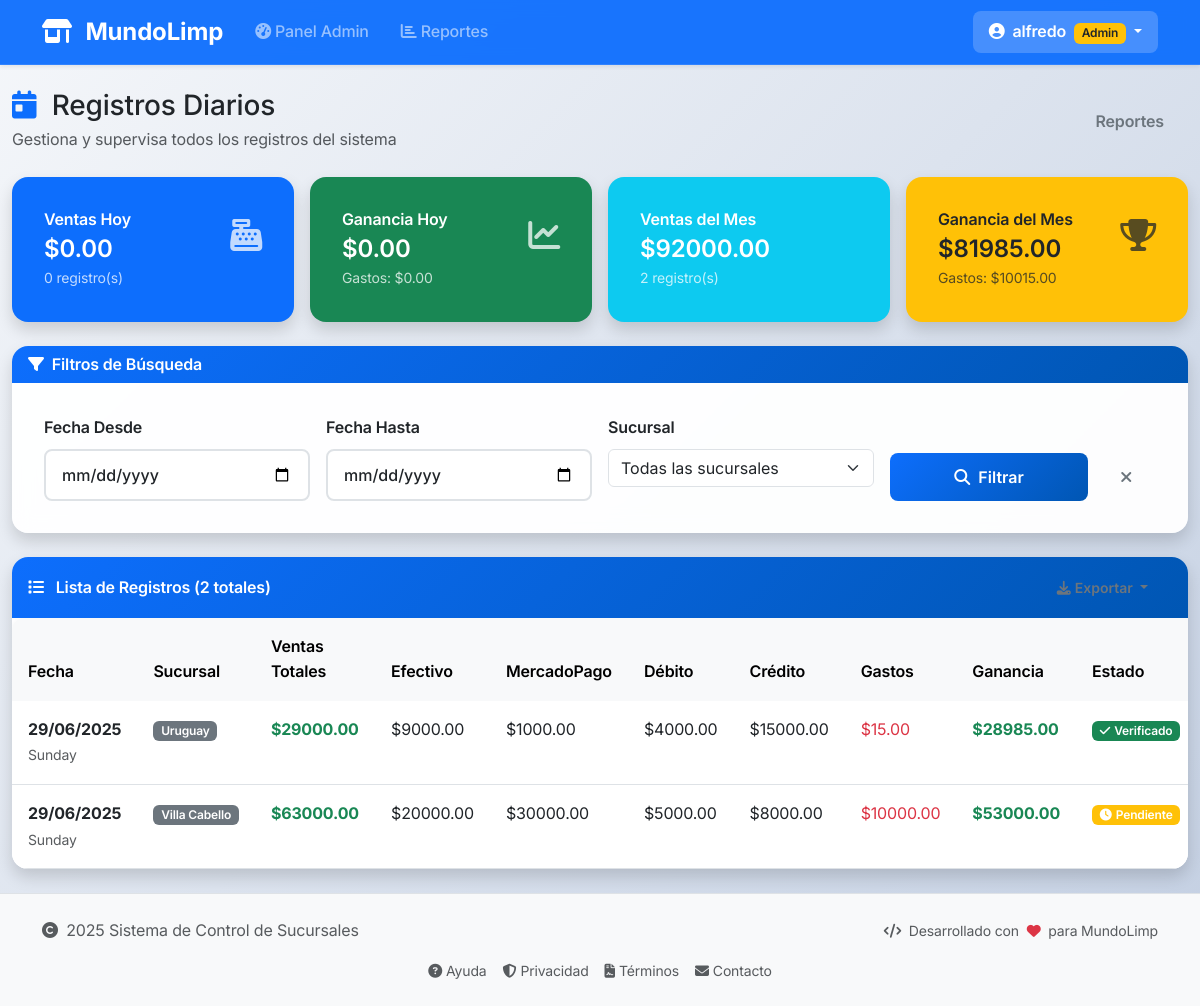
The app's page /daily-records/index (signed in), older data.
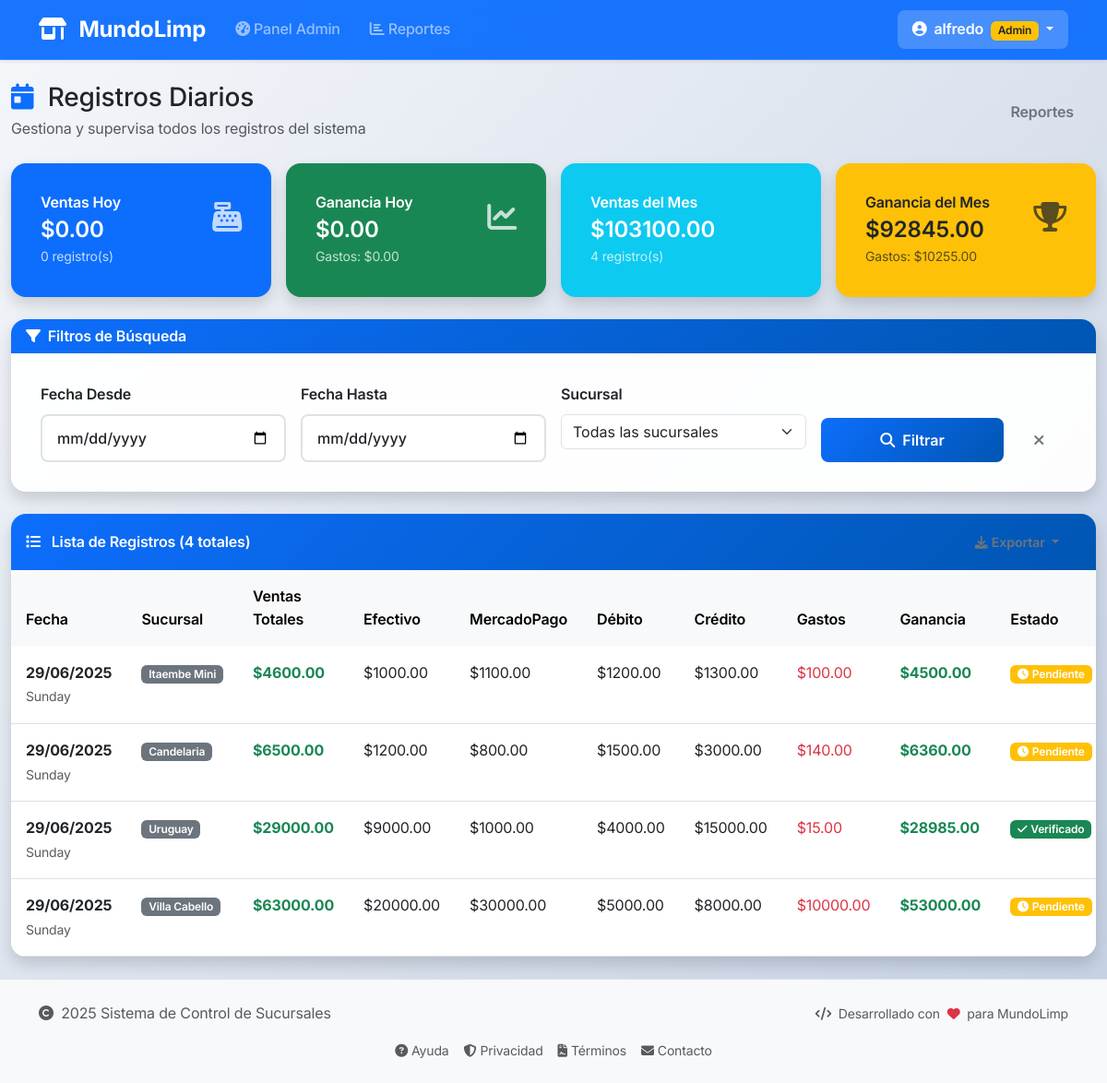
The same page, newer data.
### app/models/daily_record.py (models this page shows, shortened)
class DailyRecord(db.Model):
    __tablename__ = 'daily_records'
    id = db.Column(db.Integer, primary_key=True)
    user_id = db.Column(
        db.Integer,
        db.ForeignKey('users.id', ondelete='CASCADE'),
        nullable=False,
        index=True
    )
    branch_name = db.Column(db.String(100), nullable=False, index=True)
    record_date = db.Column(
        db.Date,
        nullable=False,
        default=datetime.date.today,
        index=True
    )
    total_sales = db.Column(
        db.Numeric(10, 2),
        nullable=False,
        default=0.00
    )
    cash_sales = db.Column(
        db.Numeric(10, 2),
        nullable=False,
        default=0.00
    )
    mercadopago_sales = db.Column(
        db.Numeric(10, 2),
        nullable=False,
        default=0.00
    )
    debit_sales = db.Column(
        db.Numeric(10, 2),
        nullable=False,
        default=0.00
    )
    credit_sales = db.Column(
        db.Numeric(10, 2),
        nullable=False,
        default=0.00
    )
    total_expenses = db.Column(
        db.Numeric(10, 2),
        nullable=False,
        default=0.00
    )
    created_at = db.Column(
        db.DateTime,
        default=datetime.datetime.now,
        nullable=False
    )
    updated_at = db.Column(
        db.DateTime,
        default=datetime.datetime.now,
        onupdate=datetime.datetime.now,
        nullable=False
    )
    notes = db.Column(db.Text, nullable=True)
    is_verified = db.Column(db.Boolean, default=False, nullable=False)
    verified_by = db.Column(
        db.Integer,
        db.ForeignKey('users.id'),
        nullable=True
    )
    verified_at = db.Column(db.DateTime, nullable=True)
    __table_args__ = (
        db.UniqueConstraint(
            'branch_name',
            'record_date',
            name='_branch_date_uc'
        ),
        db.Index('idx_branch_date', 'branch_name', 'record_date'),
        db.Index('idx_user_date', 'user_id', 'record_date'),
        db.CheckConstraint('total_sales >= 0', name='check_total_sales_positive'),
        db.CheckConstraint('cash_sales >= 0', name='check_cash_sales_positive'),
        db.CheckConstraint('mercadopago_sales >= 0', name='check_mercadopago_sales_positive'),
        db.CheckConstraint('debit_sales >= 0', name='check_debit_sales_positive'),
        db.CheckConstraint('credit_sales >= 0', name='check_credit_sales_positive'),
        db.CheckConstraint('total_expenses >= 0', name='check_total_expenses_positive')
    )
    def get_net_amount(self):
        return float(self.total_sales) - float(self.total_expenses)

### app/routes/daily_records.py (the view)
@daily_records_bp.route('/')
@daily_records_bp.route('/index')
@login_required
def index():
    page = request.args.get('page', 1, type=int)
    filter_form = FilterForm()
    if current_user.is_admin_user():
        query = DailyRecord.query
    else:
        query = current_user.daily_records
    if request.args.get('start_date'):
        try:
            start_date = datetime.strptime(request.args.get('start_date'), '%Y-%m-%d').date()
            query = query.filter(DailyRecord.record_date >= start_date)
        except ValueError:
            pass
    if request.args.get('end_date'):
        try:
            end_date = datetime.strptime(request.args.get('end_date'), '%Y-%m-%d').date()
            query = query.filter(DailyRecord.record_date <= end_date)
        except ValueError:
            pass
    if request.args.get('branch_filter') and current_user.is_admin_user():
        branch_name = request.args.get('branch_filter')
        query = query.filter(DailyRecord.branch_name == branch_name)
    query = query.order_by(desc(DailyRecord.record_date))
    records = query.paginate(
        page=page,
        per_page=20,
        error_out=False
    )
    today = date.today()
    stats = get_quick_stats(current_user, today)
    return render_template(
        'daily_records/index.html',
        title='Registros Diarios',
        records=records,
        filter_form=filter_form,
        stats=stats
    )

### app/forms/daily_record_forms.py (shortened to what this page needs)
class FilterForm(FlaskForm):
    start_date = DateField(
        'Fecha Desde',
        validators=[Optional()],
        render_kw={
            'class': 'form-control'
        }
    )
    end_date = DateField(
        'Fecha Hasta',
        validators=[Optional()],
        render_kw={
            'class': 'form-control'
        }
    )
    branch_filter = SelectField(
        'Sucursal',
        choices=[
            ('', 'Todas las sucursales'),
            ('Uruguay', 'Uruguay'),
            ('Villa Cabello', 'Villa Cabello'),
            ('Tacuari', 'Tacuari'),
            ('Candelaria', 'Candelaria'),
            ('Itaembe Mini', 'Itaembe Mini')
        ],
        validators=[Optional()],
        render_kw={
            'class': 'form-select'
        }
    )
    submit = SubmitField(
        'Filtrar',
        render_kw={
            'class': 'btn btn-outline-primary'
        }
    )

### app/models/user.py (called while the page is built)
    def is_admin_user(self):
        return self.role == 'admin' and self.is_admin

    def can_edit_record(self, daily_record):
        if self.is_admin_user():
            return True
        if self.is_branch_user():
            return daily_record.user_id == self.id
        return False

### app/templates/daily_records/index.html (shortened to what the changed rows need)
{% extends "layout/base.html" %}
{% block content %}
<div class="container-fluid my-4">
    <div class="row">
        <div class="col-12">
            <div class="d-flex justify-content-between align-items-center mb-4">
                <div>
                    <h1 class="h3 mb-1">
                        <i class="fas fa-calendar-day text-primary me-2"></i>
                        Registros Diarios
                    </h1>
                </div>
            </div>
        </div>
    </div>
    {% if stats %}
    <div class="row mb-4">
        <div class="col-12">
            <div class="row g-3">
                <div class="col-md-3">
                    <div class="card bg-primary text-white">
                        <div class="card-body">
                            <div class="d-flex justify-content-between">
                                <div>
                                    <h6 class="card-title mb-1">Ventas Hoy</h6>
                                    <h4 class="mb-0">${{ "%.2f"|format(stats.today.total_sales) }}</h4>
                                </div>
                                <div class="align-self-center">
                                    <i class="fas fa-cash-register fa-2x opacity-75"></i>
                                </div>
                            </div>
                            <small class="opacity-75">
                                {{ stats.today.records_count }} registro(s)
                            </small>
                        </div>
                    </div>
                </div>
                <div class="col-md-3">
                    <div class="card bg-success text-white">
                        <div class="card-body">
                            <div class="d-flex justify-content-between">
                                <div>
                                    <h6 class="card-title mb-1">Ganancia Hoy</h6>
                                    <h4 class="mb-0">${{ "%.2f"|format(stats.today.net_amount) }}</h4>
                                </div>
                                <div class="align-self-center">
                                    <i class="fas fa-chart-line fa-2x opacity-75"></i>
                                </div>
                            </div>
                            <small class="opacity-75">
                                Gastos: ${{ "%.2f"|format(stats.today.total_expenses) }}
                            </small>
                        </div>
                    </div>
                </div>
                <div class="col-md-3">
                    <div class="card bg-info text-white">
                        <div class="card-body">
                            <div class="d-flex justify-content-between">
                                <div>
                                    <h6 class="card-title mb-1">Ventas del Mes</h6>
                                    <h4 class="mb-0">${{ "%.2f"|format(stats.month.total_sales) }}</h4>
                                </div>
                            </div>
                            <small class="opacity-75">
                                {{ stats.month.records_count }} registro(s)
                            </small>
                        </div>
                    </div>
                </div>
                <div class="col-md-3">
                    <div class="card bg-warning text-dark">
                        <div class="card-body">
                            <div class="d-flex justify-content-between">
                                <div>
                                    <h6 class="card-title mb-1">Ganancia del Mes</h6>
                                    <h4 class="mb-0">${{ "%.2f"|format(stats.month.net_amount) }}</h4>
                                </div>
                                <div class="align-self-center">
                                    <i class="fas fa-trophy fa-2x opacity-75"></i>
                                </div>
                            </div>
                            <small class="opacity-75">
                                Gastos: ${{ "%.2f"|format(stats.month.total_expenses) }}
                            </small>
                        </div>
                    </div>
                </div>
            </div>
        </div>
    </div>
    {% endif %}
    <div class="row">
        <div class="col-12">
            <div class="card">
                <div class="card-header d-flex justify-content-between align-items-center">
                    <h6 class="mb-0">
                        <i class="fas fa-list me-2"></i>
                        Lista de Registros
                        {% if records.total %}
                            ({{ records.total }} total{{ 'es' if records.total != 1 else '' }})
                        {% endif %}
                    </h6>
                    {% if records.items %}
                    <div class="dropdown">
                        <button class="btn btn-outline-secondary btn-sm dropdown-toggle" type="button" data-bs-toggle="dropdown">
                        </button>
                    </div>
                    {% endif %}
                </div>
                <div class="card-body p-0">
                    {% if records.items %}
                    <div class="table-responsive">
                        <table class="table table-hover mb-0">
                            <thead class="table-light">
                                <tr>
                                    <th>Fecha</th>
                                    {% if current_user.is_admin_user() %}
                                    <th>Sucursal</th>
                                    {% endif %}
                                    <th>Ventas Totales</th>
                                    <th>Efectivo</th>
                                    <th>MercadoPago</th>
                                    <th>Débito</th>
                                    <th>Crédito</th>
                                    <th>Gastos</th>
                                    <th>Ganancia</th>
                                    <th>Estado</th>
                                </tr>
                            </thead>
                            <tbody>
                                {% for record in records.items %}
                                <tr>
                                    <td>
                                        <strong>{{ record.record_date.strftime('%d/%m/%Y') }}</strong>
                                        <br><small class="text-muted">{{ record.record_date.strftime('%A') }}</small>
                                    </td>
                                    {% if current_user.is_admin_user() %}
                                    <td>
                                        <span class="badge bg-secondary">{{ record.branch_name }}</span>
                                    </td>
                                    {% endif %}
                                    <td>
                                        <strong class="text-success">${{ "%.2f"|format(record.total_sales) }}</strong>
                                    </td>
                                    <td>${{ "%.2f"|format(record.cash_sales) }}</td>
                                    <td>${{ "%.2f"|format(record.mercadopago_sales) }}</td>
                                    <td>${{ "%.2f"|format(record.debit_sales) }}</td>
                                    <td>${{ "%.2f"|format(record.credit_sales) }}</td>
                                    <td>
                                        <span class="text-danger">${{ "%.2f"|format(record.total_expenses) }}</span>
                                    </td>
                                    <td>
                                        {% set net = record.get_net_amount() %}
                                        <strong class="{{ 'text-success' if net >= 0 else 'text-danger' }}">
                                            ${{ "%.2f"|format(net) }}
                                        </strong>
                                    </td>
                                    <td>
                                        {% if record.is_verified %}
                                            <span class="badge bg-success">
                                                <i class="fas fa-check me-1"></i>Verificado
                                            </span>
                                        {% else %}
                                            <span class="badge bg-warning">
                                                <i class="fas fa-clock me-1"></i>Pendiente
                                            </span>
                                        {% endif %}
                                    </td>
                                </tr>
                                {% endfor %}
                            </tbody>
                        </table>
                    </div>
                    {% endif %}
                </div>
            </div>
        </div>
    </div>
</div>
{% endblock %}

Row changes from the older to the newer data that the page shows:
added DailyRecord: record_date "29/06/2025", record_date "Sunday", branch_name "Itaembe Mini", total_sales "4600.00", cash_sales "1000.00", mercadopago_sales "1100.00", debit_sales "1200.00", credit_sales "1300.00", total_expenses "100.00", net "4500.00", is_verified False (drawn)
added DailyRecord: record_date "29/06/2025", record_date "Sunday", branch_name "Candelaria", total_sales "6500.00", cash_sales "1200.00", mercadopago_sales "800.00", debit_sales "1500.00", credit_sales "3000.00", total_expenses "140.00", net "6360.00", is_verified False (drawn)
Text that changed along with them:
{{ "%.2f"|format(stats.month.total_sales) }}: "92000.00" → "103100.00"
{{ stats.month.records_count }}: "2" → "4"
{{ "%.2f"|format(stats.month.net_amount) }}: "81985.00" → "92845.00"
{{ "%.2f"|format(stats.month.total_expenses) }}: "10015.00" → "10255.00"
{{ records.total }}: "2" → "4"
